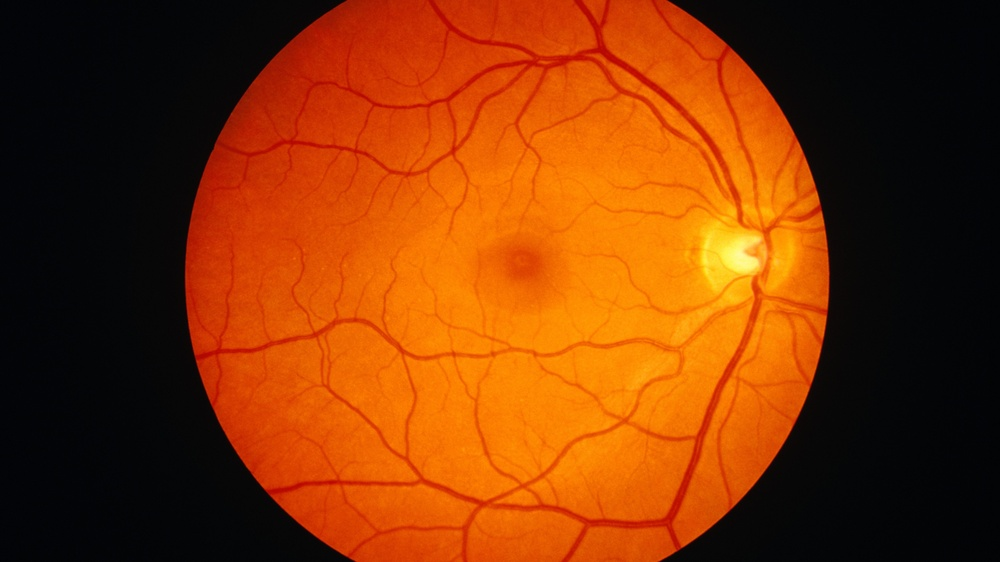
%> input picture 1.jpg, 1000 x 562 px, shrunk from 4870 x 2739 before the run
$ octave test.m   (GNU Octave 9; MATLAB toolbox functions it lacks are replaced by stand-ins)
%> lines starting %> are read from the running program, lines starting %| are printed output that depends on the picture

clc;
clear all;
% read the image
I = imread('1.jpg');
%> I is the input picture: size 562x1000x3 uint8; mean R, G, B 128.1, 53.7, 5
figure, imshow(I);
% the image might be a color image, so we convert it to greyscale
I = rgb2gray(I);
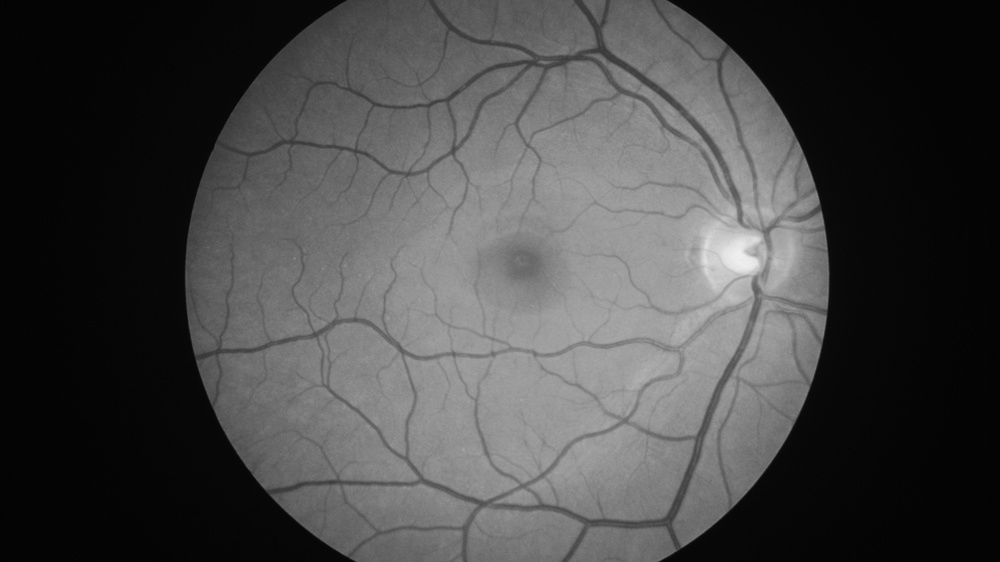
%> I: size 562x1000 uint8; min 1, max 241, mean 70.4
% convert the image to floating-point type from uint8(which is default)
I = im2double(I);
%> I: size 562x1000 double
figure, imshow(I);
% take the image into the log domain
I = log(1 + I);
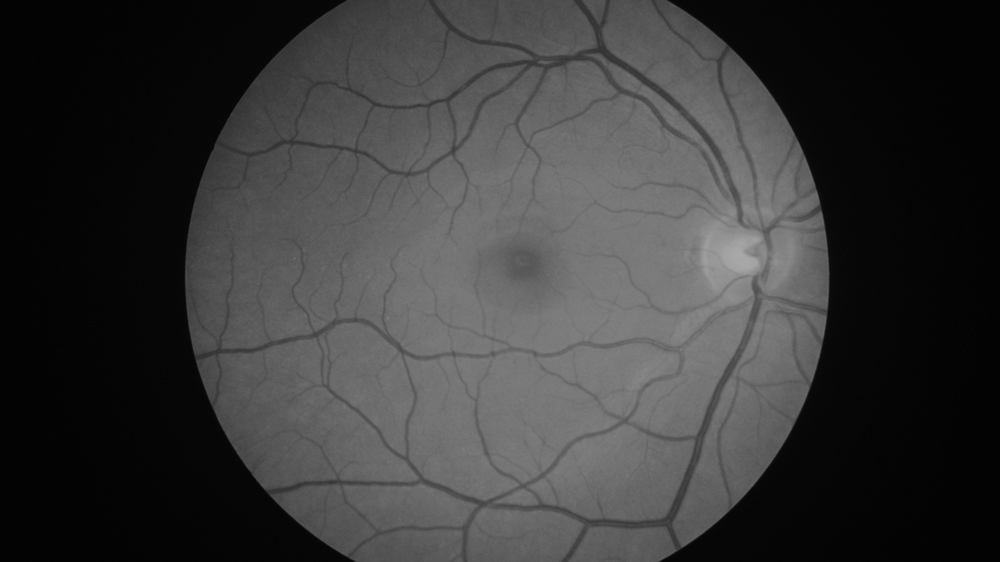
%> I: size 562x1000 double; min 0.00391, max 0.665, mean 0.225
figure, imshow(I);
% Now lets construct the gaussian filter here k = size(I,1) = size(I,2)
M = 2*size(I,1) + 1;
%> M = 1125
N = 2*size(I,2) + 1;
%> N = 2001
% standard deviation of the equivalent spatial domain gaussian filter ??
sigma = 30;
% X and Y are k*k size matrices with
% X has column i with all i's (this is true for i = 1,....k
% Y has row i with all i's (this is true for i = 1,....k
[X, Y] = meshgrid(1:N,1:M);
centerX = ceil(N/2);
%> centerX = 1001
centerY = ceil(M/2);
%> centerY = 563
gaussianNumerator = (X - centerX).^2 + (Y - centerY).^2;
H = exp(-gaussianNumerator./(2*sigma.^2));
H = 1 - H;
imshow(H,'InitialMagnification',15)
H = fftshift(H);
If = fft2(I, M, N);
Iout = real(ifft2(H.*If));
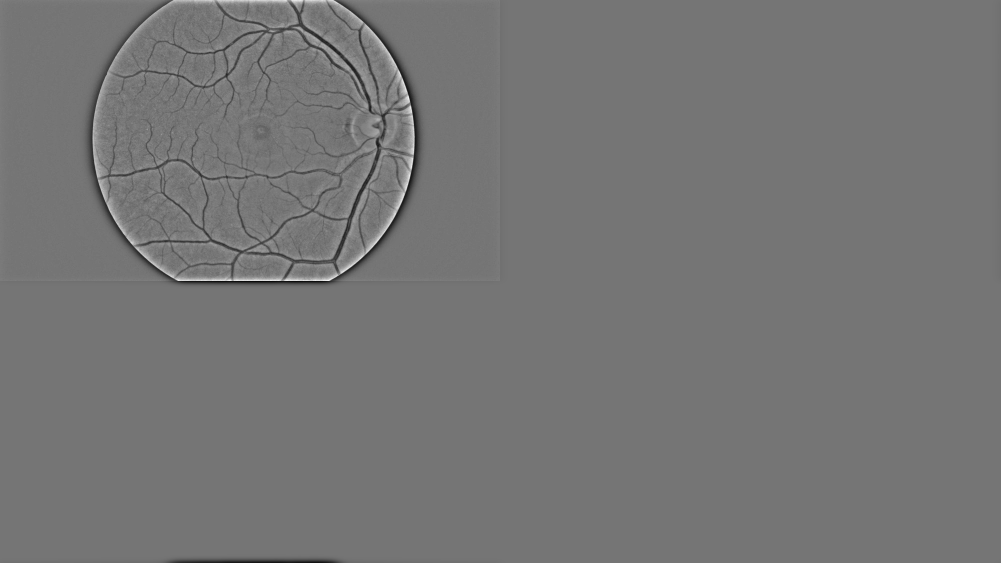
%> Iout: size 1125x2001 double (shown at 1/2 size); min -0.172, max 0.201, mean 6.24e-05; drawn with min black and max white
Iout = Iout(1:size(I,1),1:size(I,2));
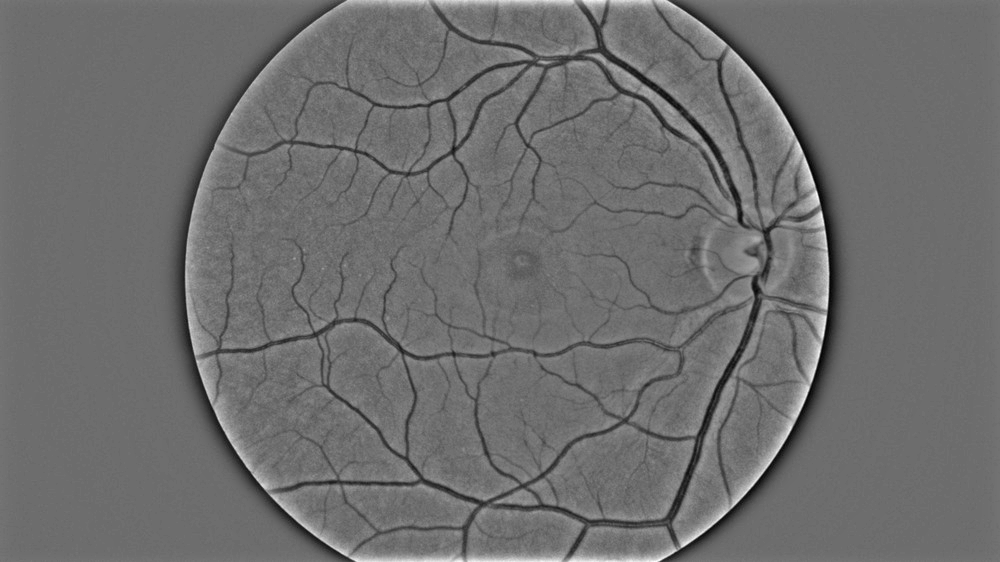
%> Iout: size 562x1000 double; min -0.151, max 0.201, mean 0.00135; drawn with min black and max white
Ihmf = exp(Iout) - 1;
imshowpair(I, Ihmf, 'montage')
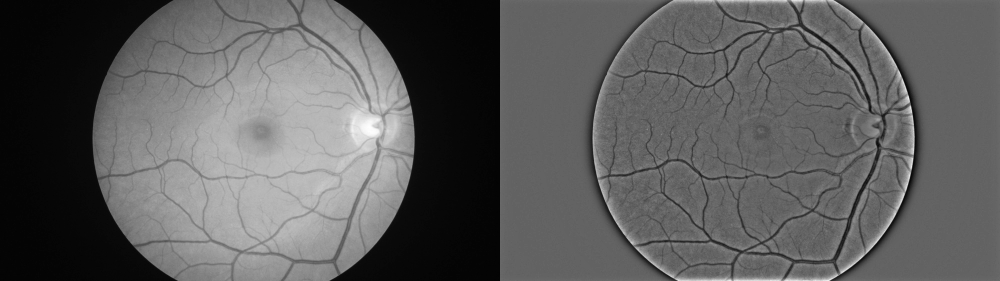
%> displayed picture: size 562x2000, on the screen's scale of 0 to 255 (shown at 1/2 size); min 0, max 255, mean 92.4
